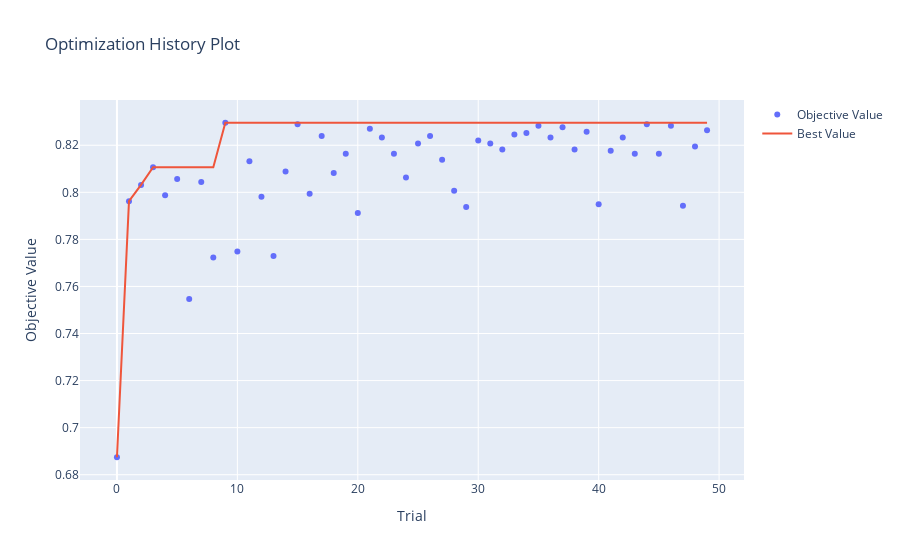
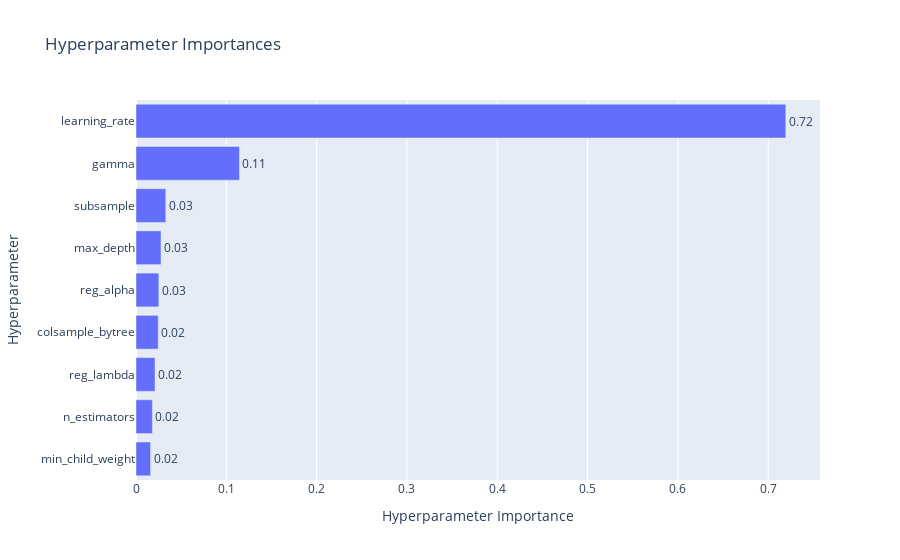
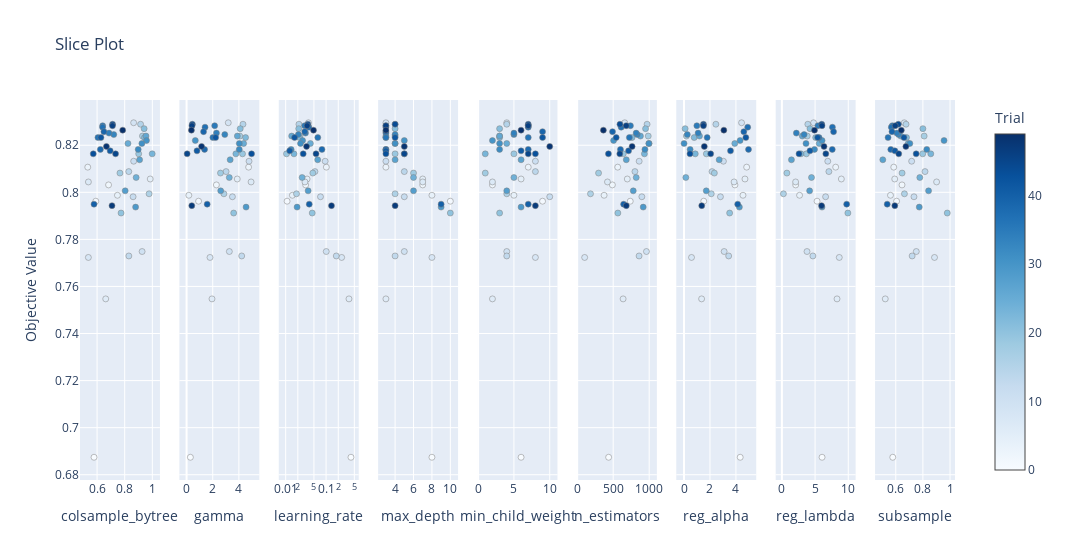

Source (notebook cell) for these figures, in order:
### Markdown cell above
##### Second Algorithm: XGBoost

### Code cell
def objective(trial):
    X_train, X_test, y_train, y_test = train_test_split(X, y, test_size=0.2, random_state=1)
    XX = pd.get_dummies(pd.concat([X_train, X_test], sort=False))
    X_train, X_test = XX.loc[X_train.index], XX.loc[X_test.index]

    X_train = clean_feature_names(X_train)
    X_test = clean_feature_names(X_test)

    X_train, X_test = X_train.align(X_test, join='inner', axis=1)

    scale_pos_weight = len(y[y == 0]) / len(y[y == 1])
    params = {
        'n_estimators': trial.suggest_int('n_estimators', 100, 1000),
        'learning_rate': trial.suggest_loguniform('learning_rate', 0.01, 0.5),
        'max_depth': trial.suggest_int('max_depth', 3, 10),
        'min_child_weight': trial.suggest_int('min_child_weight', 1, 10),
        'subsample': trial.suggest_float('subsample', 0.5, 1.0),
        'colsample_bytree': trial.suggest_float('colsample_bytree', 0.5, 1.0),
        'gamma': trial.suggest_float('gamma', 0, 5),
        'reg_alpha': trial.suggest_float('reg_alpha', 0, 5),
        'reg_lambda': trial.suggest_float('reg_lambda', 0.1, 10),
        'scale_pos_weight': scale_pos_weight, 
        'verbosity': 0
    }

    kf = StratifiedKFold(n_splits=10, shuffle=True, random_state=42)
    scores = []

    for train_index, val_index in kf.split(X_train, y_train):
        X_fold_train, X_fold_val = X_train.iloc[train_index], X_train.iloc[val_index]
        y_fold_train, y_fold_val = y_train.iloc[train_index], y_train.iloc[val_index]

        model = xgb.XGBClassifier(**params)
        model.fit(X_fold_train, y_fold_train)
        probas = model.predict_proba(X_fold_val)[:, 1] 
        top_indices = np.argsort(probas)[-1698:]  
        top_positives = y_fold_val.iloc[top_indices].sum() 
        total_positives = y_fold_val.sum() 
        scores.append(top_positives / total_positives if total_positives > 0 else 0)  

    return np.mean(scores)

sampler = optuna.samplers.TPESampler(seed=42)
study = optuna.create_study(direction='maximize', sampler=sampler)
study.optimize(objective, n_trials=50)

best_params = study.best_params
best_score = study.best_value

print("Best Hyperparameters:", best_params)
print("Best Score for Top 50,000:", best_score)


history_plot = vis.plot_optimization_history(study)
history_plot.show()

importance_plot = vis.plot_param_importances(study)
importance_plot.show()

slice_plot = vis.plot_slice(study)
slice_plot.show()

### Figure 1 — Plotly figure (JSON) as saved in the notebook; plotly's stock layout.template omitted (floating-point values rounded to 4 significant figures)
{"data": [{"mode": "markers", "name": "Objective Value", "type": "scatter", "x": [0, 1, 2, 3, 4, 5, 6, 7, 8, 9, 10, 11, 12, 13, 14, 15, 16, 17, 18, 19, 20, 21, 22, 23, 24, 25, 26, 27, 28, 29, 30, 31, 32, 33, 34, 35, 36, 37, 38, 39, 40, 41, 42, 43, 44, 45, 46, 47, 48, 49], "y": [0.6874, 0.7962, 0.8031, 0.8107, 0.7987, 0.8057, 0.7547, 0.8044, 0.7723, 0.8296, 0.7748, 0.8132, 0.7981, 0.773, 0.8088, 0.8289, 0.7994, 0.8239, 0.8082, 0.8164, 0.7912, 0.827, 0.8233, 0.8164, 0.8063, 0.8208, 0.8239, 0.8138, 0.8006, 0.7937, 0.822, 0.8208, 0.8182, 0.8245, 0.8252, 0.8283, 0.8233, 0.8277, 0.8182, 0.8258, 0.795, 0.8176, 0.8233, 0.8164, 0.8289, 0.8164, 0.8283, 0.7943, 0.8195, 0.8264]}, {"mode": "lines", "name": "Best Value", "type": "scatter", "x": [0, 1, 2, 3, 4, 5, 6, 7, 8, 9, 10, 11, 12, 13, 14, 15, 16, 17, 18, 19, 20, 21, 22, 23, 24, 25, 26, 27, 28, 29, 30, 31, 32, 33, 34, 35, 36, 37, 38, 39, 40, 41, 42, 43, 44, 45, 46, 47, 48, 49], "y": [0.6874, 0.7962, 0.8031, 0.8107, 0.8107, 0.8107, 0.8107, 0.8107, 0.8107, 0.8296, 0.8296, 0.8296, 0.8296, 0.8296, 0.8296, 0.8296, 0.8296, 0.8296, 0.8296, 0.8296, 0.8296, 0.8296, 0.8296, 0.8296, 0.8296, 0.8296, 0.8296, 0.8296, 0.8296, 0.8296, 0.8296, 0.8296, 0.8296, 0.8296, 0.8296, 0.8296, 0.8296, 0.8296, 0.8296, 0.8296, 0.8296, 0.8296, 0.8296, 0.8296, 0.8296, 0.8296, 0.8296, 0.8296, 0.8296, 0.8296]}, {"marker": {"color": "#cccccc"}, "mode": "markers", "name": "Infeasible Trial", "showlegend": false, "type": "scatter", "x": [], "y": []}], "layout": {"title": {"text": "Optimization History Plot"}, "xaxis": {"title": {"text": "Trial"}}, "yaxis": {"title": {"text": "Objective Value"}}}}

### Figure 2 — Plotly figure (JSON) as saved in the notebook; plotly's stock layout.template omitted (floating-point values rounded to 4 significant figures)
{"data": [{"cliponaxis": false, "hovertemplate": ["min_child_weight (IntDistribution): 0.016106971970248584<extra></extra>", "n_estimators (IntDistribution): 0.018158954685207725<extra></extra>", "reg_lambda (FloatDistribution): 0.021079262434783804<extra></extra>", "colsample_bytree (FloatDistribution): 0.024614182090893867<extra></extra>", "reg_alpha (FloatDistribution): 0.02531495593036276<extra></extra>", "max_depth (IntDistribution): 0.027692521097180192<extra></extra>", "subsample (FloatDistribution): 0.03297081711637918<extra></extra>", "gamma (FloatDistribution): 0.11459089274376488<extra></extra>", "learning_rate (FloatDistribution): 0.719471441931179<extra></extra>"], "name": "Objective Value", "orientation": "h", "text": ["0.02", "0.02", "0.02", "0.02", "0.03", "0.03", "0.03", "0.11", "0.72"], "textposition": "outside", "type": "bar", "x": [0.01611, 0.01816, 0.02108, 0.02461, 0.02531, 0.02769, 0.03297, 0.1146, 0.7195], "y": ["min_child_weight", "n_estimators", "reg_lambda", "colsample_bytree", "reg_alpha", "max_depth", "subsample", "gamma", "learning_rate"]}], "layout": {"title": {"text": "Hyperparameter Importances"}, "xaxis": {"title": {"text": "Hyperparameter Importance"}}, "yaxis": {"title": {"text": "Hyperparameter"}}}}

### Figure 3 — Plotly figure (JSON) as saved in the notebook; plotly's stock layout.template omitted (floating-point values rounded to 4 significant figures)
{"data": [{"marker": {"color": [0, 1, 2, 3, 4, 5, 6, 7, 8, 9, 10, 11, 12, 13, 14, 15, 16, 17, 18, 19, 20, 21, 22, 23, 24, 25, 26, 27, 28, 29, 30, 31, 32, 33, 34, 35, 36, 37, 38, 39, 40, 41, 42, 43, 44, 45, 46, 47, 48, 49], "colorbar": {"title": {"text": "Trial"}, "x": 1, "xpad": 40}, "colorscale": [[0, "rgb(247,251,255)"], [0.125, "rgb(222,235,247)"], [0.25, "rgb(198,219,239)"], [0.375, "rgb(158,202,225)"], [0.5, "rgb(107,174,214)"], [0.625, "rgb(66,146,198)"], [0.75, "rgb(33,113,181)"], [0.875, "rgb(8,81,156)"], [1, "rgb(8,48,107)"]], "line": {"color": "Grey", "width": 0.5}, "showscale": true}, "mode": "markers", "name": "Feasible Trial", "showlegend": false, "type": "scatter", "x": [0.578, 0.5909, 0.6832, 0.5325, 0.7476, 0.9848, 0.6627, 0.5373, 0.537, 0.8648, 0.926, 0.865, 0.8609, 0.8299, 0.8294, 0.915, 0.9765, 0.9286, 0.7655, 0.9013, 0.7736, 0.9408, 0.9431, 0.9991, 0.883, 0.8235, 0.9541, 0.9079, 0.8035, 0.879, 0.9577, 0.9245, 0.8977, 0.721, 0.6866, 0.6406, 0.6063, 0.6399, 0.6241, 0.6495, 0.5779, 0.6947, 0.6282, 0.5724, 0.7122, 0.734, 0.7115, 0.708, 0.6677, 0.7855], "xaxis": "x", "y": [0.6874, 0.7962, 0.8031, 0.8107, 0.7987, 0.8057, 0.7547, 0.8044, 0.7723, 0.8296, 0.7748, 0.8132, 0.7981, 0.773, 0.8088, 0.8289, 0.7994, 0.8239, 0.8082, 0.8164, 0.7912, 0.827, 0.8233, 0.8164, 0.8063, 0.8208, 0.8239, 0.8138, 0.8006, 0.7937, 0.822, 0.8208, 0.8182, 0.8245, 0.8252, 0.8283, 0.8233, 0.8277, 0.8182, 0.8258, 0.795, 0.8176, 0.8233, 0.8164, 0.8289, 0.8164, 0.8283, 0.7943, 0.8195, 0.8264], "yaxis": "y"}, {"marker": {"color": [0, 1, 2, 3, 4, 5, 6, 7, 8, 9, 10, 11, 12, 13, 14, 15, 16, 17, 18, 19, 20, 21, 22, 23, 24, 25, 26, 27, 28, 29, 30, 31, 32, 33, 34, 35, 36, 37, 38, 39, 40, 41, 42, 43, 44, 45, 46, 47, 48, 49], "colorbar": {"title": {"text": "Trial"}, "x": 1, "xpad": 40}, "colorscale": [[0, "rgb(247,251,255)"], [0.125, "rgb(222,235,247)"], [0.25, "rgb(198,219,239)"], [0.375, "rgb(158,202,225)"], [0.5, "rgb(107,174,214)"], [0.625, "rgb(66,146,198)"], [0.75, "rgb(33,113,181)"], [0.875, "rgb(8,81,156)"], [1, "rgb(8,48,107)"]], "line": {"color": "Grey", "width": 0.5}, "showscale": false}, "mode": "markers", "name": "Feasible Trial", "showlegend": false, "type": "scatter", "x": [0.2904, 0.917, 2.28, 4.744, 0.1719, 3.876, 1.943, 4.934, 1.792, 3.188, 3.272, 4.778, 3.506, 4.217, 3.021, 4.315, 2.854, 4.07, 2.594, 4.278, 3.601, 4.104, 4.512, 3.771, 3.266, 4.364, 3.884, 3.334, 2.611, 4.55, 0.6668, 4.032, 4.029, 2.922, 2.284, 2.148, 2.011, 1.412, 1.374, 1.298, 1.575, 0.7942, 2.223, 4.972, 0.4393, 0.04134, 0.41, 0.3983, 1.147, 0.3691], "xaxis": "x2", "y": [0.6874, 0.7962, 0.8031, 0.8107, 0.7987, 0.8057, 0.7547, 0.8044, 0.7723, 0.8296, 0.7748, 0.8132, 0.7981, 0.773, 0.8088, 0.8289, 0.7994, 0.8239, 0.8082, 0.8164, 0.7912, 0.827, 0.8233, 0.8164, 0.8063, 0.8208, 0.8239, 0.8138, 0.8006, 0.7937, 0.822, 0.8208, 0.8182, 0.8245, 0.8252, 0.8283, 0.8233, 0.8277, 0.8182, 0.8258, 0.795, 0.8176, 0.8233, 0.8164, 0.8289, 0.8164, 0.8283, 0.7943, 0.8195, 0.8264], "yaxis": "y2"}, {"marker": {"color": [0, 1, 2, 3, 4, 5, 6, 7, 8, 9, 10, 11, 12, 13, 14, 15, 16, 17, 18, 19, 20, 21, 22, 23, 24, 25, 26, 27, 28, 29, 30, 31, 32, 33, 34, 35, 36, 37, 38, 39, 40, 41, 42, 43, 44, 45, 46, 47, 48, 49], "colorbar": {"title": {"text": "Trial"}, "x": 1, "xpad": 40}, "colorscale": [[0, "rgb(247,251,255)"], [0.125, "rgb(222,235,247)"], [0.25, "rgb(198,219,239)"], [0.375, "rgb(158,202,225)"], [0.5, "rgb(107,174,214)"], [0.625, "rgb(66,146,198)"], [0.75, "rgb(33,113,181)"], [0.875, "rgb(8,81,156)"], [1, "rgb(8,48,107)"]], "line": {"color": "Grey", "width": 0.5}, "showscale": false}, "mode": "markers", "name": "Feasible Trial", "showlegend": false, "type": "scatter", "x": [0.4123, 0.01084, 0.03125, 0.1015, 0.01465, 0.03385, 0.3683, 0.03001, 0.2429, 0.03649, 0.1008, 0.09496, 0.07272, 0.1789, 0.05298, 0.02129, 0.01855, 0.02256, 0.04697, 0.01049, 0.04538, 0.02103, 0.02174, 0.01602, 0.02553, 0.04085, 0.01407, 0.06199, 0.03596, 0.01917, 0.02621, 0.02325, 0.01364, 0.02061, 0.03095, 0.02959, 0.06233, 0.03748, 0.07908, 0.02965, 0.0383, 0.01259, 0.0166, 0.02714, 0.03536, 0.05637, 0.03395, 0.1359, 0.03282, 0.04882], "xaxis": "x3", "y": [0.6874, 0.7962, 0.8031, 0.8107, 0.7987, 0.8057, 0.7547, 0.8044, 0.7723, 0.8296, 0.7748, 0.8132, 0.7981, 0.773, 0.8088, 0.8289, 0.7994, 0.8239, 0.8082, 0.8164, 0.7912, 0.827, 0.8233, 0.8164, 0.8063, 0.8208, 0.8239, 0.8138, 0.8006, 0.7937, 0.822, 0.8208, 0.8182, 0.8245, 0.8252, 0.8283, 0.8233, 0.8277, 0.8182, 0.8258, 0.795, 0.8176, 0.8233, 0.8164, 0.8289, 0.8164, 0.8283, 0.7943, 0.8195, 0.8264], "yaxis": "y3"}, {"marker": {"color": [0, 1, 2, 3, 4, 5, 6, 7, 8, 9, 10, 11, 12, 13, 14, 15, 16, 17, 18, 19, 20, 21, 22, 23, 24, 25, 26, 27, 28, 29, 30, 31, 32, 33, 34, 35, 36, 37, 38, 39, 40, 41, 42, 43, 44, 45, 46, 47, 48, 49], "colorbar": {"title": {"text": "Trial"}, "x": 1, "xpad": 40}, "colorscale": [[0, "rgb(247,251,255)"], [0.125, "rgb(222,235,247)"], [0.25, "rgb(198,219,239)"], [0.375, "rgb(158,202,225)"], [0.5, "rgb(107,174,214)"], [0.625, "rgb(66,146,198)"], [0.75, "rgb(33,113,181)"], [0.875, "rgb(8,81,156)"], [1, "rgb(8,48,107)"]], "line": {"color": "Grey", "width": 0.5}, "showscale": false}, "mode": "markers", "name": "Feasible Trial", "showlegend": false, "type": "scatter", "x": [8, 10, 7, 3, 8, 7, 3, 7, 8, 3, 5, 3, 5, 4, 5, 4, 4, 4, 6, 4, 10, 4, 3, 5, 6, 4, 3, 4, 6, 9, 5, 4, 3, 4, 3, 3, 3, 3, 3, 3, 9, 3, 4, 3, 4, 5, 3, 4, 5, 3], "xaxis": "x4", "y": [0.6874, 0.7962, 0.8031, 0.8107, 0.7987, 0.8057, 0.7547, 0.8044, 0.7723, 0.8296, 0.7748, 0.8132, 0.7981, 0.773, 0.8088, 0.8289, 0.7994, 0.8239, 0.8082, 0.8164, 0.7912, 0.827, 0.8233, 0.8164, 0.8063, 0.8208, 0.8239, 0.8138, 0.8006, 0.7937, 0.822, 0.8208, 0.8182, 0.8245, 0.8252, 0.8283, 0.8233, 0.8277, 0.8182, 0.8258, 0.795, 0.8176, 0.8233, 0.8164, 0.8289, 0.8164, 0.8283, 0.7943, 0.8195, 0.8264], "yaxis": "y4"}, {"marker": {"color": [0, 1, 2, 3, 4, 5, 6, 7, 8, 9, 10, 11, 12, 13, 14, 15, 16, 17, 18, 19, 20, 21, 22, 23, 24, 25, 26, 27, 28, 29, 30, 31, 32, 33, 34, 35, 36, 37, 38, 39, 40, 41, 42, 43, 44, 45, 46, 47, 48, 49], "colorbar": {"title": {"text": "Trial"}, "x": 1, "xpad": 40}, "colorscale": [[0, "rgb(247,251,255)"], [0.125, "rgb(222,235,247)"], [0.25, "rgb(198,219,239)"], [0.375, "rgb(158,202,225)"], [0.5, "rgb(107,174,214)"], [0.625, "rgb(66,146,198)"], [0.75, "rgb(33,113,181)"], [0.875, "rgb(8,81,156)"], [1, "rgb(8,48,107)"]], "line": {"color": "Grey", "width": 0.5}, "showscale": false}, "mode": "markers", "name": "Feasible Trial", "showlegend": false, "type": "scatter", "x": [6, 9, 2, 7, 5, 6, 2, 2, 8, 4, 4, 8, 10, 4, 8, 4, 4, 3, 1, 5, 3, 3, 3, 1, 5, 4, 3, 6, 4, 6, 2, 3, 3, 5, 5, 7, 7, 7, 7, 9, 7, 6, 9, 8, 7, 7, 7, 8, 10, 6], "xaxis": "x5", "y": [0.6874, 0.7962, 0.8031, 0.8107, 0.7987, 0.8057, 0.7547, 0.8044, 0.7723, 0.8296, 0.7748, 0.8132, 0.7981, 0.773, 0.8088, 0.8289, 0.7994, 0.8239, 0.8082, 0.8164, 0.7912, 0.827, 0.8233, 0.8164, 0.8063, 0.8208, 0.8239, 0.8138, 0.8006, 0.7937, 0.822, 0.8208, 0.8182, 0.8245, 0.8252, 0.8283, 0.8233, 0.8277, 0.8182, 0.8258, 0.795, 0.8176, 0.8233, 0.8164, 0.8289, 0.8164, 0.8283, 0.7943, 0.8195, 0.8264], "yaxis": "y5"}, {"marker": {"color": [0, 1, 2, 3, 4, 5, 6, 7, 8, 9, 10, 11, 12, 13, 14, 15, 16, 17, 18, 19, 20, 21, 22, 23, 24, 25, 26, 27, 28, 29, 30, 31, 32, 33, 34, 35, 36, 37, 38, 39, 40, 41, 42, 43, 44, 45, 46, 47, 48, 49], "colorbar": {"title": {"text": "Trial"}, "x": 1, "xpad": 40}, "colorscale": [[0, "rgb(247,251,255)"], [0.125, "rgb(222,235,247)"], [0.25, "rgb(198,219,239)"], [0.375, "rgb(158,202,225)"], [0.5, "rgb(107,174,214)"], [0.625, "rgb(66,146,198)"], [0.75, "rgb(33,113,181)"], [0.875, "rgb(8,81,156)"], [1, "rgb(8,48,107)"]], "line": {"color": "Grey", "width": 0.5}, "showscale": false}, "mode": "markers", "name": "Feasible Trial", "showlegend": false, "type": "scatter", "x": [437, 737, 489, 563, 374, 696, 638, 421, 104, 661, 962, 861, 898, 860, 802, 971, 185, 987, 297, 640, 565, 950, 762, 934, 820, 999, 879, 682, 779, 917, 506, 995, 941, 834, 819, 740, 725, 611, 601, 491, 645, 714, 542, 434, 594, 592, 681, 682, 763, 364], "xaxis": "x6", "y": [0.6874, 0.7962, 0.8031, 0.8107, 0.7987, 0.8057, 0.7547, 0.8044, 0.7723, 0.8296, 0.7748, 0.8132, 0.7981, 0.773, 0.8088, 0.8289, 0.7994, 0.8239, 0.8082, 0.8164, 0.7912, 0.827, 0.8233, 0.8164, 0.8063, 0.8208, 0.8239, 0.8138, 0.8006, 0.7937, 0.822, 0.8208, 0.8182, 0.8245, 0.8252, 0.8283, 0.8233, 0.8277, 0.8182, 0.8258, 0.795, 0.8176, 0.8233, 0.8164, 0.8289, 0.8164, 0.8283, 0.7943, 0.8195, 0.8264], "yaxis": "y6"}, {"marker": {"color": [0, 1, 2, 3, 4, 5, 6, 7, 8, 9, 10, 11, 12, 13, 14, 15, 16, 17, 18, 19, 20, 21, 22, 23, 24, 25, 26, 27, 28, 29, 30, 31, 32, 33, 34, 35, 36, 37, 38, 39, 40, 41, 42, 43, 44, 45, 46, 47, 48, 49], "colorbar": {"title": {"text": "Trial"}, "x": 1, "xpad": 40}, "colorscale": [[0, "rgb(247,251,255)"], [0.125, "rgb(222,235,247)"], [0.25, "rgb(198,219,239)"], [0.375, "rgb(158,202,225)"], [0.5, "rgb(107,174,214)"], [0.625, "rgb(66,146,198)"], [0.75, "rgb(33,113,181)"], [0.875, "rgb(8,81,156)"], [1, "rgb(8,48,107)"]], "line": {"color": "Grey", "width": 0.5}, "showscale": false}, "mode": "markers", "name": "Feasible Trial", "showlegend": false, "type": "scatter", "x": [4.331, 1.521, 3.926, 4.828, 4.547, 4.697, 1.357, 3.861, 0.5793, 4.436, 3.094, 3.036, 2.808, 3.441, 2.159, 2.457, 2.101, 0.1815, 2.34, 1.722, 3.517, 0.08679, 0.7858, 0.868, 0.1407, 3.913, 1.195, 2.71, 1.716, 4.269, 4.323, 0.002667, 0.473, 0.2541, 1.086, 0.9899, 1.785, 4.909, 4.97, 4.611, 4.138, 3.584, 4.767, 0.4606, 1.498, 2.055, 1.497, 1.367, 1.565, 3.07], "xaxis": "x7", "y": [0.6874, 0.7962, 0.8031, 0.8107, 0.7987, 0.8057, 0.7547, 0.8044, 0.7723, 0.8296, 0.7748, 0.8132, 0.7981, 0.773, 0.8088, 0.8289, 0.7994, 0.8239, 0.8082, 0.8164, 0.7912, 0.827, 0.8233, 0.8164, 0.8063, 0.8208, 0.8239, 0.8138, 0.8006, 0.7937, 0.822, 0.8208, 0.8182, 0.8245, 0.8252, 0.8283, 0.8233, 0.8277, 0.8182, 0.8258, 0.795, 0.8176, 0.8233, 0.8164, 0.8289, 0.8164, 0.8283, 0.7943, 0.8195, 0.8264], "yaxis": "y7"}, {"marker": {"color": [0, 1, 2, 3, 4, 5, 6, 7, 8, 9, 10, 11, 12, 13, 14, 15, 16, 17, 18, 19, 20, 21, 22, 23, 24, 25, 26, 27, 28, 29, 30, 31, 32, 33, 34, 35, 36, 37, 38, 39, 40, 41, 42, 43, 44, 45, 46, 47, 48, 49], "colorbar": {"title": {"text": "Trial"}, "x": 1, "xpad": 40}, "colorscale": [[0, "rgb(247,251,255)"], [0.125, "rgb(222,235,247)"], [0.25, "rgb(198,219,239)"], [0.375, "rgb(158,202,225)"], [0.5, "rgb(107,174,214)"], [0.625, "rgb(66,146,198)"], [0.75, "rgb(33,113,181)"], [0.875, "rgb(8,81,156)"], [1, "rgb(8,48,107)"]], "line": {"color": "Grey", "width": 0.5}, "showscale": false}, "mode": "markers", "name": "Feasible Trial", "showlegend": false, "type": "scatter", "x": [6.051, 5.295, 2.077, 8.103, 2.662, 8.959, 8.305, 2.067, 8.645, 4.775, 3.783, 6.912, 6.585, 4.668, 7.079, 3.909, 0.2305, 3.818, 0.7502, 3.691, 9.939, 4.232, 5.088, 2.869, 4.459, 5.621, 3.078, 1.438, 4.177, 6.042, 6.052, 3.633, 4.91, 3.347, 2.177, 5.43, 5.598, 7.611, 7.588, 7.785, 9.756, 4.232, 5.386, 2.58, 6.001, 6.62, 6.041, 5.975, 6.348, 4.913], "xaxis": "x8", "y": [0.6874, 0.7962, 0.8031, 0.8107, 0.7987, 0.8057, 0.7547, 0.8044, 0.7723, 0.8296, 0.7748, 0.8132, 0.7981, 0.773, 0.8088, 0.8289, 0.7994, 0.8239, 0.8082, 0.8164, 0.7912, 0.827, 0.8233, 0.8164, 0.8063, 0.8208, 0.8239, 0.8138, 0.8006, 0.7937, 0.822, 0.8208, 0.8182, 0.8245, 0.8252, 0.8283, 0.8233, 0.8277, 0.8182, 0.8258, 0.795, 0.8176, 0.8233, 0.8164, 0.8289, 0.8164, 0.8283, 0.7943, 0.8195, 0.8264], "yaxis": "y8"}, {"marker": {"color": [0, 1, 2, 3, 4, 5, 6, 7, 8, 9, 10, 11, 12, 13, 14, 15, 16, 17, 18, 19, 20, 21, 22, 23, 24, 25, 26, 27, 28, 29, 30, 31, 32, 33, 34, 35, 36, 37, 38, 39, 40, 41, 42, 43, 44, 45, 46, 47, 48, 49], "colorbar": {"title": {"text": "Trial"}, "x": 1, "xpad": 40}, "colorscale": [[0, "rgb(247,251,255)"], [0.125, "rgb(222,235,247)"], [0.25, "rgb(198,219,239)"], [0.375, "rgb(158,202,225)"], [0.5, "rgb(107,174,214)"], [0.625, "rgb(66,146,198)"], [0.75, "rgb(33,113,181)"], [0.875, "rgb(8,81,156)"], [1, "rgb(8,48,107)"]], "line": {"color": "Grey", "width": 0.5}, "showscale": false}, "mode": "markers", "name": "Feasible Trial", "showlegend": false, "type": "scatter", "x": [0.578, 0.6062, 0.6461, 0.5853, 0.561, 0.5924, 0.5226, 0.9011, 0.8856, 0.6626, 0.7513, 0.7172, 0.7344, 0.7208, 0.8155, 0.6758, 0.664, 0.8095, 0.6467, 0.7985, 0.9796, 0.8, 0.6794, 0.8582, 0.7773, 0.6915, 0.6375, 0.5045, 0.8418, 0.7732, 0.9558, 0.7039, 0.8286, 0.621, 0.6082, 0.5746, 0.5433, 0.5675, 0.5633, 0.5721, 0.537, 0.5936, 0.6605, 0.7503, 0.619, 0.622, 0.5959, 0.593, 0.6746, 0.641], "xaxis": "x9", "y": [0.6874, 0.7962, 0.8031, 0.8107, 0.7987, 0.8057, 0.7547, 0.8044, 0.7723, 0.8296, 0.7748, 0.8132, 0.7981, 0.773, 0.8088, 0.8289, 0.7994, 0.8239, 0.8082, 0.8164, 0.7912, 0.827, 0.8233, 0.8164, 0.8063, 0.8208, 0.8239, 0.8138, 0.8006, 0.7937, 0.822, 0.8208, 0.8182, 0.8245, 0.8252, 0.8283, 0.8233, 0.8277, 0.8182, 0.8258, 0.795, 0.8176, 0.8233, 0.8164, 0.8289, 0.8164, 0.8283, 0.7943, 0.8195, 0.8264], "yaxis": "y9"}], "layout": {"title": {"text": "Slice Plot"}, "width": 2700, "xaxis": {"anchor": "y", "domain": [0, 0.09136], "title": {"text": "colsample_bytree"}}, "xaxis2": {"anchor": "y2", "domain": [0.1136, 0.2049], "title": {"text": "gamma"}}, "xaxis3": {"anchor": "y3", "domain": [0.2272, 0.3185], "title": {"text": "learning_rate"}, "type": "log"}, "xaxis4": {"anchor": "y4", "domain": [0.3407, 0.4321], "title": {"text": "max_depth"}}, "xaxis5": {"anchor": "y5", "domain": [0.4543, 0.5457], "title": {"text": "min_child_weight"}}, "xaxis6": {"anchor": "y6", "domain": [0.5679, 0.6593], "title": {"text": "n_estimators"}}, "xaxis7": {"anchor": "y7", "domain": [0.6815, 0.7728], "title": {"text": "reg_alpha"}}, "xaxis8": {"anchor": "y8", "domain": [0.7951, 0.8864], "title": {"text": "reg_lambda"}}, "xaxis9": {"anchor": "y9", "domain": [0.9086, 1], "title": {"text": "subsample"}}, "yaxis": {"anchor": "x", "domain": [0, 1], "title": {"text": "Objective Value"}}, "yaxis2": {"anchor": "x2", "domain": [0, 1], "matches": "y", "showticklabels": false}, "yaxis3": {"anchor": "x3", "domain": [0, 1], "matches": "y", "showticklabels": false}, "yaxis4": {"anchor": "x4", "domain": [0, 1], "matches": "y", "showticklabels": false}, "yaxis5": {"anchor": "x5", "domain": [0, 1], "matches": "y", "showticklabels": false}, "yaxis6": {"anchor": "x6", "domain": [0, 1], "matches": "y", "showticklabels": false}, "yaxis7": {"anchor": "x7", "domain": [0, 1], "matches": "y", "showticklabels": false}, "yaxis8": {"anchor": "x8", "domain": [0, 1], "matches": "y", "showticklabels": false}, "yaxis9": {"anchor": "x9", "domain": [0, 1], "matches": "y", "showticklabels": false}}}
